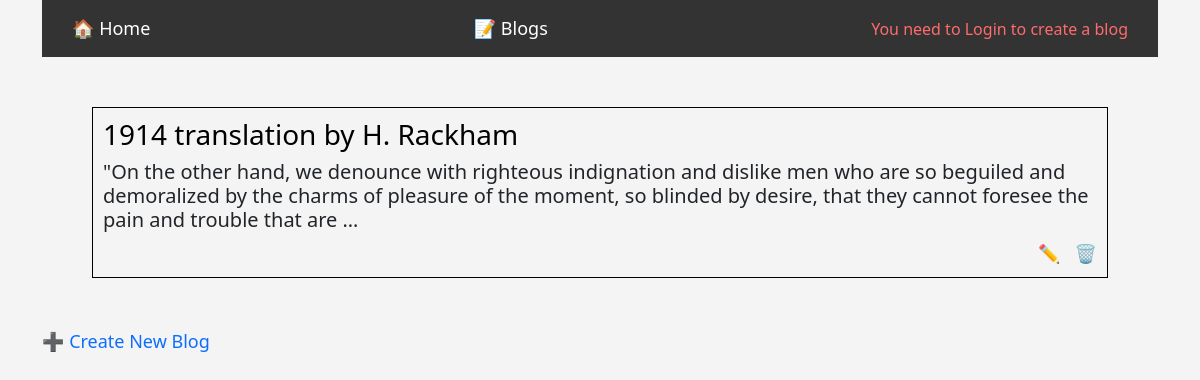
Screenshot of /blog/ with the database file from the repository.
### blog/models.py (models this page shows, shortened)
class Blog(models.Model):
    user = models.ForeignKey(user,on_delete=models.CASCADE)
    name = models.CharField(max_length=100)
    slug = models.CharField(max_length=50,unique=True)
    content = models.TextField(null=True, blank=True)
    image = models.ImageField(upload_to='image/', null=True, blank=True)
    published_date = models.DateTimeField(auto_now_add=False,auto_now=False,null=True, blank=True)
    def get_update_url(self):
        return f"/blog-update/{self.slug}"
    def get_delete_url(self):
        return f"/blog-delete/{self.slug}"
    def get_create_url(self):
        return f"/blog-create/"
    def get_details_url(self):
        return f"/blog/{self.slug}"

### blog/views.py (the view)
# urls.py: path('',views.list, name='blog'),
def list(request):
    blogs = Blog.objects.all()
    context = {"blogs":blogs}
    return render(request, 'blog/list.html',context)

### blog/templates/blog/list.html (shortened to what this page needs)
{% extends 'base.html' %}
{% block content %}
    <div class="navbar">
    <a href="{% url 'home' %}">🏠 Home</a>
    <a href="{% url 'blog' %}">📝 Blogs</a>
    {% if user.is_authenticated %}
        <a href="{% if blogs.exists %}{{ blogs.first.get_create_url }}{% else %}/blog-create/{% endif %}" >➕ Create Blog</a>
    {% else %}
        <span class="warning">
            You need to Login to create a blog
        </span>
    {% endif %}
    </div>
{% for blog in blogs %}
    <div style="border: 1px solid black; padding: 10px; margin: 50px;">
        <a href="{{blog.get_details_url}}" style="text-decoration: none; color: black;">
            <h3>{{ blog.name }}</h3>
        </a>
        <h5>{{ blog.content | truncatewords:40 }}</h5>
        <div style="display: flex;align-items: center;justify-content:end;">
                    <a href="{{ blog.get_update_url }}"
           style="text-decoration: none; font-size: 18px;margin-right:14px;">
            ✏️
        </a>
        <a href="{{ blog.get_delete_url }}"
           style="text-decoration: none; font-size: 18px;">
            🗑️
        </a>
        </div>
    </div>
{% endfor %}
    <div class="blog-create">
        <a href="{% if blogs.exists %}{{ blogs.first.get_create_url }}{% else %}/blog-create/{% endif %}"
           style="text-decoration: none; font-size: 18px;">
            ➕ Create New Blog
        </a>
    </div>
{% endblock content %}

### templates/base.html (shortened to what this page needs)
<!doctype html>
<html lang="en">
  <head>
    <link href="https://cdn.jsdelivr.net/npm/bootstrap@5.0.2/dist/css/bootstrap.min.css" rel="stylesheet">
  </head>
  <body>
        <div class="container">
            {% block content %}{% endblock content %}
        </div>
  </body>
</html>

### templates/base.html (style rules this page uses)
body { background: #f4f4f4; font-family: 'Segoe UI', Tahoma, Geneva, Verdana, sans-serif; }
.navbar { background: #333; padding: 15px 30px; display: flex; gap: 20px; }
.navbar a { color: white; text-decoration: none; font-size: 18px; transition: 0.3s ease; }
.warning { color: #ff6b6b; font-size: 16px; }

### rows the page displays
Blog: name "1914 translation by H. Rackham", content "\"On the other hand, we denounce with righteous indignation and dislike men who are so beguiled and demoralized by the charms of pleasure of the moment, so blinded by desire, that they cannot foresee the pain and trouble that are …"
